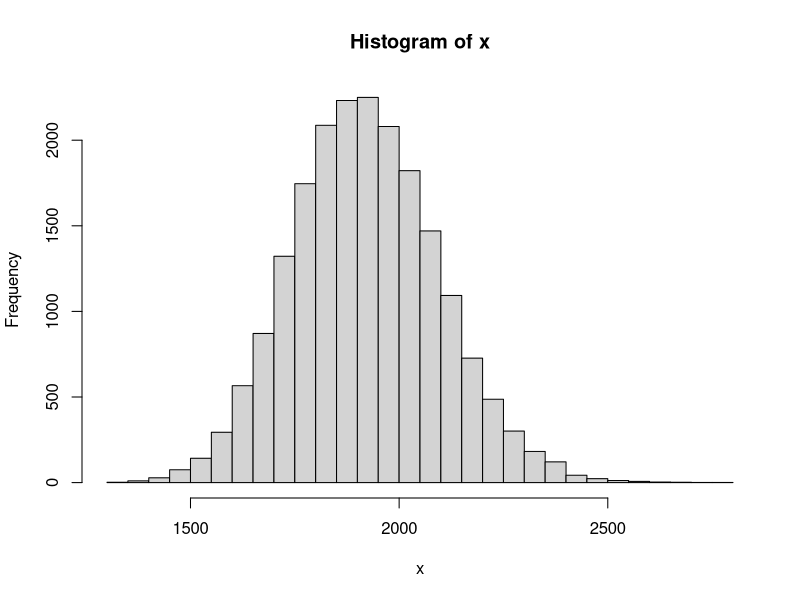
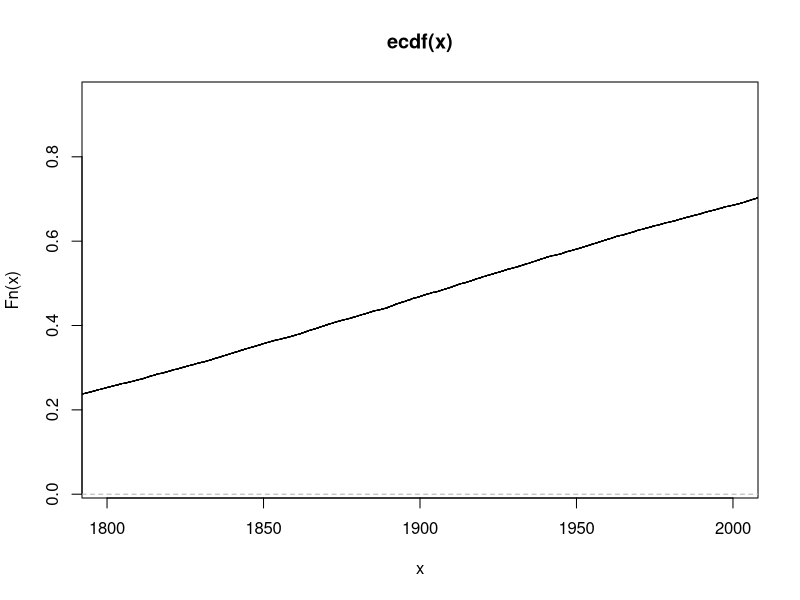

Source code (R) for these figures, in order:
x=c()
for (i in seq(20000)){
  coef_intercept <- rnorm(1, mean=-0.26651055, sd=0.01540417)
  coef_cals <- rnorm(1, mean=0.00011315, sd=0.00000643)
  x <- c(x, (-0.05-coef_intercept)/coef_cals)
}
summary(x)
hist(x,breaks=40)
plot(ecdf(x), xlim=c(1800,2000))

x <- sort(x)
bot <- x[floor(length(x)*0.35)]
top <- x[ceiling(length(x)*0.65)]
print(paste("30% CI is: (", bot, ", ", top, ")"))